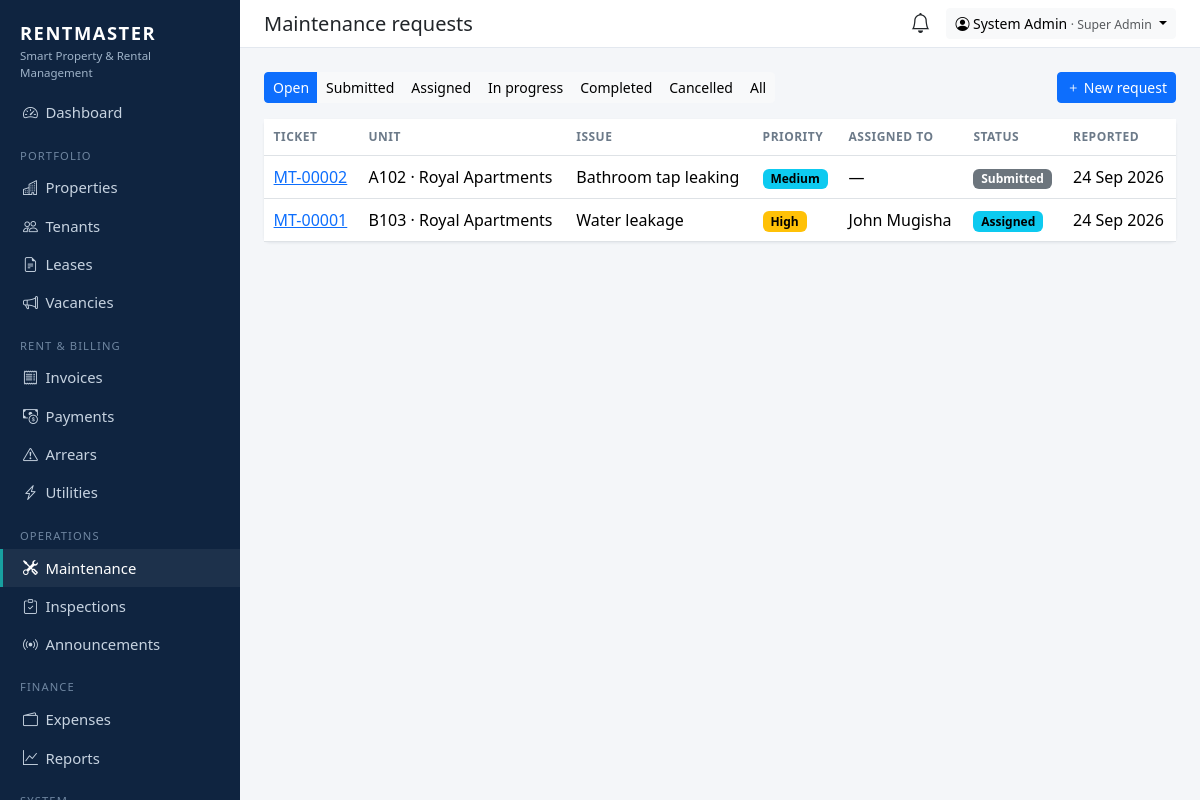
/maintenance/ (signed in), run on the app's committed database.
### apps/accounts/models.py (models this page shows, shortened)
class User(AbstractUser):
    role = models.CharField(max_length=20, choices=Role.choices, default=Role.TENANT)
    phone = models.CharField(max_length=20, blank=True)
    totp_secret = models.CharField(max_length=64, blank=True, editable=False)
    totp_enabled = models.BooleanField("Two-factor authentication", default=False, editable=False)
    def __str__(self):
        return self.get_full_name() or self.username

### apps/maintenance/models.py (models this page shows, shortened)
class MaintenanceRequest(models.Model):
    class Priority(models.TextChoices):
        LOW = "LOW", "Low"
        MEDIUM = "MEDIUM", "Medium"
        HIGH = "HIGH", "High"
        URGENT = "URGENT", "Urgent"
    class Status(models.TextChoices):
        SUBMITTED = "SUBMITTED", "Submitted"
        ASSIGNED = "ASSIGNED", "Assigned"
        IN_PROGRESS = "IN_PROGRESS", "In progress"
        COMPLETED = "COMPLETED", "Completed"
        CANCELLED = "CANCELLED", "Cancelled"
    FLOW = [Status.SUBMITTED, Status.ASSIGNED, Status.IN_PROGRESS, Status.COMPLETED]
    ticket = models.CharField(max_length=20, unique=True, editable=False)
    unit = models.ForeignKey(Unit, on_delete=models.PROTECT, related_name="maintenance_requests")
    title = models.CharField(max_length=150)
    description = models.TextField()
    priority = models.CharField(max_length=10, choices=Priority.choices, default=Priority.MEDIUM)
    status = models.CharField(max_length=12, choices=Status.choices, default=Status.SUBMITTED)
    photo = models.FileField(upload_to="maintenance/", blank=True, validators=[IMAGE_EXTS])
    reported_by = models.ForeignKey(settings.AUTH_USER_MODEL, null=True, on_delete=models.SET_NULL, related_name="reported_requests")
    assigned_to = models.ForeignKey(
        settings.AUTH_USER_MODEL, null=True, blank=True, on_delete=models.SET_NULL, related_name="assigned_requests",
        limit_choices_to={"role__in": ["MAINTENANCE", "CARETAKER"]},
    )
    vendor = models.ForeignKey(Vendor, null=True, blank=True, on_delete=models.SET_NULL)
    cost = models.DecimalField(max_digits=12, decimal_places=0, default=0)
    created_at = models.DateTimeField(auto_now_add=True)
    completed_at = models.DateTimeField(null=True, blank=True)
    class Meta:
        ordering = ["-created_at"]

### apps/properties/models.py (models this page shows, shortened)
class Unit(models.Model):
    class Type(models.TextChoices):
        SINGLE = "SINGLE", "Single room"
        DOUBLE = "DOUBLE", "Double room"
        STUDIO = "STUDIO", "Studio"
        ONE_BED = "1BR", "1 bedroom"
        TWO_BED = "2BR", "2 bedroom"
        THREE_BED = "3BR", "3 bedroom"
        SHOP = "SHOP", "Shop"
        OFFICE = "OFFICE", "Office"
    class Status(models.TextChoices):
        AVAILABLE = "AVAILABLE", "Available"
        RESERVED = "RESERVED", "Reserved"
        OCCUPIED = "OCCUPIED", "Occupied"
        MAINTENANCE = "MAINTENANCE", "Under maintenance"
        VACANT = "VACANT", "Vacant"
    building = models.ForeignKey(Building, on_delete=models.CASCADE, related_name="units")
    number = models.CharField(max_length=20)
    unit_type = models.CharField(max_length=10, choices=Type.choices, default=Type.ONE_BED)
    monthly_rent = models.DecimalField(max_digits=12, decimal_places=0)
    security_deposit = models.DecimalField(max_digits=12, decimal_places=0, default=0)
    status = models.CharField(max_length=15, choices=Status.choices, default=Status.AVAILABLE)
    electricity_meter = models.CharField(max_length=40, blank=True)
    water_meter = models.CharField(max_length=40, blank=True)
    photo = models.FileField(upload_to="units/", blank=True, validators=[IMAGE_EXTS])
    notes = models.TextField(blank=True)
    class Meta:
        ordering = ["building", "number"]
        unique_together = [("building", "number")]
    property = property(lambda self: self.building.property)

class Building(models.Model):
    property = models.ForeignKey(Property, on_delete=models.CASCADE, related_name="buildings")
    name = models.CharField(max_length=100, help_text="e.g. Block A")
    floors = models.PositiveSmallIntegerField(default=1)
    class Meta:
        ordering = ["property", "name"]
        unique_together = [("property", "name")]

class Property(models.Model):
    class Type(models.TextChoices):
        APARTMENT = "APARTMENT", "Apartment block"
        HOUSE = "HOUSE", "Houses / estate"
        COMMERCIAL = "COMMERCIAL", "Commercial"
        MIXED = "MIXED", "Mixed use"
        HOSTEL = "HOSTEL", "Hostel"
    class Status(models.TextChoices):
        ACTIVE = "ACTIVE", "Active"
        INACTIVE = "INACTIVE", "Inactive"
        UNDER_CONSTRUCTION = "UNDER_CONSTRUCTION", "Under construction"
    name = models.CharField(max_length=150)
    code = models.CharField(max_length=20, unique=True, help_text="Short code, e.g. ROYAL")
    property_type = models.CharField(max_length=20, choices=Type.choices, default=Type.APARTMENT)
    location = models.CharField(max_length=200)
    latitude = models.DecimalField(max_digits=9, decimal_places=6, null=True, blank=True)
    longitude = models.DecimalField(max_digits=9, decimal_places=6, null=True, blank=True)
    owner = models.ForeignKey(
        settings.AUTH_USER_MODEL, on_delete=models.PROTECT, related_name="owned_properties",
        limit_choices_to={"role": "OWNER"},
    )
    managers = models.ManyToManyField(
        settings.AUTH_USER_MODEL, blank=True, related_name="managed_properties",
        limit_choices_to={"role__in": ["MANAGER", "CARETAKER"]},
        help_text="Managers and caretakers who can work on this property.",
    )
    photo = models.FileField(upload_to="properties/", blank=True, validators=[IMAGE_EXTS])
    status = models.CharField(max_length=20, choices=Status.choices, default=Status.ACTIVE)
    notes = models.TextField(blank=True)
    created_at = models.DateTimeField(auto_now_add=True)
    class Meta:
        ordering = ["name"]
        verbose_name_plural = "properties"

### apps/maintenance/views.py (the view)
# urls.py: path("", views.request_list, name="list"),
@role_required(*ALL)
def request_list(request):
    qs = maintenance_for(request.user).select_related("unit__building__property", "assigned_to")
    status = request.GET.get("status", "OPEN")
    if status == "OPEN":
        qs = qs.exclude(status__in=[MaintenanceRequest.Status.COMPLETED, MaintenanceRequest.Status.CANCELLED])
    elif status:
        qs = qs.filter(status=status)
    return render(request, "maintenance/request_list.html", {
        "requests": qs, "status": status,
        "statuses": [("OPEN", "Open")] + MaintenanceRequest.Status.choices,
        "can_create": request.user.role in CREATE,
    })

### apps/accounts/permissions.py (called while the page is built)
def role_required(*roles):
    def decorator(view):
        @wraps(view)
        def wrapped(request, *args, **kwargs):
            if not request.user.is_authenticated:
                from django.contrib.auth.views import redirect_to_login
                return redirect_to_login(request.get_full_path())
            if request.user.role not in roles:
                raise PermissionDenied
            return view(request, *args, **kwargs)
        return wrapped
    return decorator

### apps/core/scoping.py (called while the page is built)
def properties_for(user):
    from apps.properties.models import Property
    qs = Property.objects.all()
    if user.role in ALL_ACCESS:
        return qs
    if user.role == Role.OWNER:
        return qs.filter(owner=user)
    if user.role in (Role.MANAGER, Role.CARETAKER):
        return qs.filter(managers=user)
    return qs.none()

def maintenance_for(user):
    from apps.maintenance.models import MaintenanceRequest
    if user.role == Role.TENANT:
        return MaintenanceRequest.objects.filter(unit__in=units_for(user))
    if user.role == Role.MAINTENANCE:
        return MaintenanceRequest.objects.filter(assigned_to=user)
    return MaintenanceRequest.objects.filter(unit__building__property__in=properties_for(user))

### apps/core/templatetags/rm.py (called while the page is built)
@register.simple_tag
def badge(value, label=None):
    return format_html('<span class="badge text-bg-{}">{}</span>', BADGES.get(value, "secondary"), label or value)

### templates/maintenance/request_list.html
{% extends "base.html" %}{% load rm %}
{% block heading %}Maintenance requests{% endblock %}
{% block content %}
<div class="d-flex gap-2 mb-3">
  <div class="btn-group btn-group-sm flex-wrap">
    {% for v, l in statuses %}<a class="btn {% if v == status %}btn-primary{% else %}btn-light{% endif %}" href="?status={{ v }}">{{ l }}</a>{% endfor %}
    <a class="btn {% if not status %}btn-primary{% else %}btn-light{% endif %}" href="?status=">All</a>
  </div>
  {% if can_create %}<a class="btn btn-sm btn-primary ms-auto" href="{% url 'maintenance:create' %}"><i class="bi bi-plus"></i> New request</a>{% endif %}
</div>
<div class="card"><div class="card-body p-0">
  <table class="table table-hover mb-0">
    <thead><tr><th>Ticket</th><th>Unit</th><th>Issue</th><th>Priority</th><th>Assigned to</th><th>Status</th><th>Reported</th></tr></thead>
    {% for r in requests %}
      <tr><td><a href="{% url 'maintenance:detail' r.pk %}">{{ r.ticket }}</a></td><td>{{ r.unit.number }} · {{ r.unit.building.property.name }}</td><td>{{ r.title }}</td>
        <td>{% badge r.priority r.get_priority_display %}</td><td>{{ r.assigned_to|default:"—" }}</td><td>{% badge r.status r.get_status_display %}</td><td>{{ r.created_at|date:"d M Y" }}</td></tr>
    {% empty %}<tr><td colspan="7" class="text-muted p-3">No requests.</td></tr>{% endfor %}
  </table>
</div></div>
{% endblock %}

### templates/base.html (shortened to what this page needs)
<!doctype html>
<html lang="en">
<head>
  <link href="https://cdn.jsdelivr.net/npm/bootstrap@5.3.3/dist/css/bootstrap.min.css" rel="stylesheet">
  <link href="https://cdn.jsdelivr.net/npm/bootstrap-icons@1.11.3/font/bootstrap-icons.min.css" rel="stylesheet">
</head>
<body>
{% if user.is_authenticated %}
{% with p=request.path %}
<nav class="rm-sidebar">
  <div class="brand">RENTMASTER<small>Smart Property &amp; Rental Management</small></div>
  <ul class="nav flex-column mt-2">
    <li><a class="nav-link {% if p == '/' %}active{% endif %}" href="{% url 'dashboard' %}"><i class="bi bi-speedometer2"></i>Dashboard</a></li>
    {% if nav.properties %}
    <li class="section">Portfolio</li>
    <li><a class="nav-link {% if '/properties/' in p %}active{% endif %}" href="{% url 'properties:list' %}"><i class="bi bi-buildings"></i>Properties</a></li>
    <li><a class="nav-link {% if p == '/tenants/' or '/tenants/new' in p %}active{% endif %}" href="{% url 'tenants:list' %}"><i class="bi bi-people"></i>Tenants</a></li>
    <li><a class="nav-link {% if '/leases/' in p %}active{% endif %}" href="{% url 'tenants:lease_list' %}"><i class="bi bi-file-earmark-text"></i>Leases</a></li>
    {% endif %}
    {% if nav.vacancies %}<li><a class="nav-link {% if '/vacancies/' in p %}active{% endif %}" href="{% url 'vacancies:listing_list' %}"><i class="bi bi-megaphone"></i>Vacancies</a></li>{% endif %}
    {% if nav.billing %}
    <li class="section">{% if nav.is_tenant %}My account{% else %}Rent &amp; billing{% endif %}</li>
    <li><a class="nav-link {% if '/invoices/' in p %}active{% endif %}" href="{% url 'billing:invoice_list' %}"><i class="bi bi-receipt"></i>Invoices</a></li>
    <li><a class="nav-link {% if '/payments/' in p %}active{% endif %}" href="{% url 'billing:payment_list' %}"><i class="bi bi-cash-coin"></i>Payments</a></li>
    {% endif %}
    {% if nav.arrears %}<li><a class="nav-link {% if '/arrears/' in p %}active{% endif %}" href="{% url 'billing:arrears' %}"><i class="bi bi-exclamation-triangle"></i>Arrears</a></li>{% endif %}
    {% if nav.utilities %}<li><a class="nav-link {% if '/utilities/' in p %}active{% endif %}" href="{% url 'billing:utility_list' %}"><i class="bi bi-lightning-charge"></i>Utilities</a></li>{% endif %}
    <li class="section">Operations</li>
    <li><a class="nav-link {% if '/maintenance/' in p %}active{% endif %}" href="{% url 'maintenance:list' %}"><i class="bi bi-tools"></i>Maintenance</a></li>
    {% if nav.inspections %}<li><a class="nav-link {% if '/inspections/' in p %}active{% endif %}" href="{% url 'inspections:list' %}"><i class="bi bi-clipboard-check"></i>Inspections</a></li>{% endif %}
    {% if nav.announce %}<li><a class="nav-link {% if '/announcements/' in p %}active{% endif %}" href="{% url 'announcement' %}"><i class="bi bi-broadcast"></i>Announcements</a></li>{% endif %}
    {% if nav.finance %}
    <li class="section">Finance</li>
    <li><a class="nav-link {% if '/expenses/' in p %}active{% endif %}" href="{% url 'finance:expense_list' %}"><i class="bi bi-wallet2"></i>Expenses</a></li>
    <li><a class="nav-link {% if '/reports/' in p %}active{% endif %}" href="{% url 'finance:report' %}"><i class="bi bi-graph-up"></i>Reports</a></li>
    {% endif %}
    {% if nav.audit or nav.admin %}<li class="section">System</li>{% endif %}
  </ul>
</nav>
<div class="rm-main">
  <div class="rm-topbar d-flex align-items-center justify-content-between px-4 py-2 no-print">
    <h1 class="h5 mb-0">{% block heading %}{% endblock %}</h1>
    <div class="d-flex align-items-center gap-3">
      <a href="{% url 'notifications' %}" class="position-relative text-body" title="Notifications">
        <i class="bi bi-bell fs-5"></i>
      </a>
      <div class="dropdown">
        <button class="btn btn-sm btn-light dropdown-toggle" data-bs-toggle="dropdown">
          <i class="bi bi-person-circle"></i> {{ user }} <span class="text-muted small">· {{ user.get_role_display }}</span>
        </button>
      </div>
    </div>
  </div>
  <main class="p-4">
    {% block content %}{% endblock %}
  </main>
</div>
{% endwith %}
{% else %}
  {% block public %}{% endblock %}
{% endif %}
</body>
</html>

### templates/base.html (style rules this page uses)
:root { --rm-navy: #0f2440; --rm-accent: #18a0a0; }
body { background: #f4f6f9; }
.rm-sidebar { background: var(--rm-navy); min-height: 100vh; width: 240px; position: fixed; top: 0; left: 0; overflow-y: auto; z-index: 1030; }
.rm-sidebar .brand { color: #fff; font-weight: 800; letter-spacing: .08em; padding: 1.2rem 1.25rem .25rem; font-size: 1.15rem; }
.rm-sidebar .brand small { display:block; font-weight: 400; letter-spacing: 0; color: #9fb3c8; font-size: .72rem; }
.rm-sidebar .nav-link { color: #c7d3e0; padding: .5rem 1.25rem; border-left: 3px solid transparent; font-size: .93rem; }
.rm-sidebar .nav-link i { width: 1.4rem; display: inline-block; }
.rm-sidebar .nav-link:hover, .rm-sidebar .nav-link.active { color: #fff; background: rgba(255,255,255,.06); border-left-color: var(--rm-accent); }
.rm-sidebar .section { color: #6f86a0; font-size: .7rem; text-transform: uppercase; letter-spacing: .1em; padding: 1rem 1.25rem .25rem; }
.rm-main { margin-left: 240px; }
.rm-topbar { background: #fff; border-bottom: 1px solid #e3e8ef; }
.card { border: 0; box-shadow: 0 1px 3px rgba(15,36,64,.08); }
.table > :not(caption) > * > * { padding: .55rem .6rem; }
.table thead th { font-size: .75rem; text-transform: uppercase; color: #6c7a89; letter-spacing: .04em; }

### data on the page
User: first_name+last_name "System Admin", role "Super Admin"
MaintenanceRequest: ticket "MT-00002", unit.number "A102", unit.building.property.name "Royal Apartments", title "Bathroom tap leaking", priority "Medium", assigned_to "—", status "Submitted", created_at "24 Sep 2026"
MaintenanceRequest: ticket "MT-00001", unit.number "B103", unit.building.property.name "Royal Apartments", title "Water leakage", priority "High", assigned_to "John Mugisha", status "Assigned", created_at "24 Sep 2026"

### other printed values
{{ l }} "Open" "Submitted" "Assigned" "In progress" "Completed" "Cancelled"
